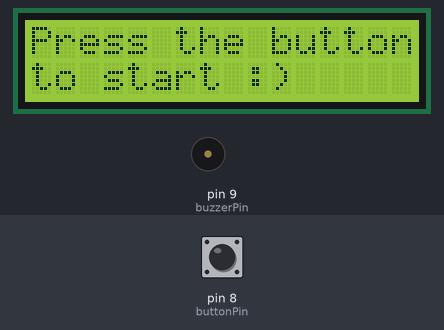
Simulated run of this sketch. Board: Arduino Uno, built with avr-gcc and run on an emulated ATmega328P. On the bench: 16×2 character LCD, buzzer (waves = sounding). The inputs (shaded band) are chosen by the test bench; at power-on: pin 8 (buttonPin) LOW. Random numbers use the default seed unless the sketch sets one.

Above: at 1.2 s.
1.3 s: pin 8 (buttonPin) pulled HIGH for 0.15 s
At 1.79 s:
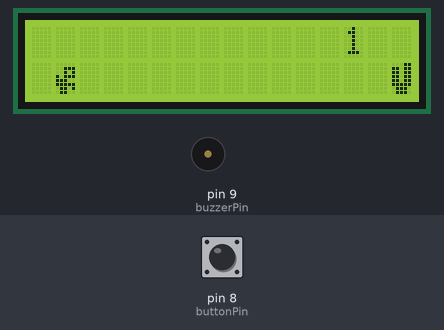
3.4 s: pin 8 (buttonPin) pulled HIGH for 3.2 s
At 6.94 s:
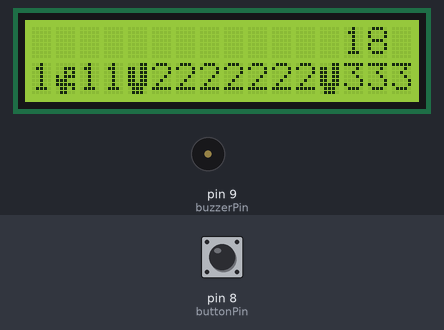
At 8.1 s:
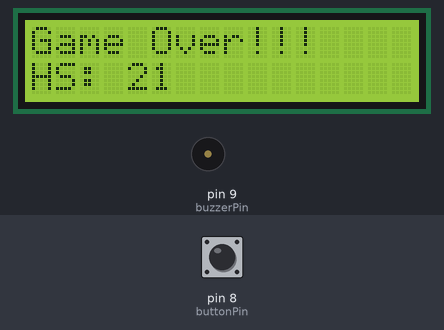
Timing chart, 0 to 9.6 s (numbered marks = the images above; inputs shaded):
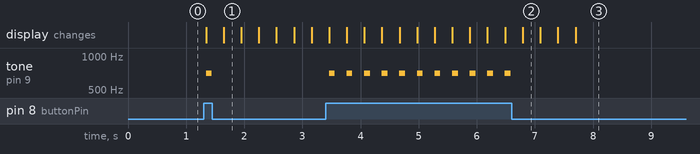

The sketch:

Set-gameDino-v2.ino
```cpp
/*
Week 000

Set - Game Dino on LCD1602

doc A. Savushkin
2.12.21
*/

#include <LiquidCrystal.h>
LiquidCrystal lcd(12, 11, 7, 6, 5, 4);

boolean dinoOnGround = true;  //состояние определяющие находится ли ИГРОК на земле или нет

int buttonPin = 8;            //button player
int buzzerPin = 9;            //buzzer

int buttonState = 0;          //состояние кнопки
int highScore = 0;            //переменная максимального счета
boolean playState = false;    //состояние игрового прооцесса
int dist = 0;                 //начальное состояние переменной dist
int distTwo = 0;              //начальное состояние переменной distTwo
int score = 0;                //начальное состояние счета ИГРОКа score

//массивы данных dino и tree
//определяющие образ ИГРОКа и препятствия
byte dino [8]                 //массив символа dino
  {
    B00000,
    B00111,
    B00101,
    B10111,
    B11100,
    B11111,
    B01101,
    B01100,
  };

byte cactus [8]                 //массив символа cactus
  {
    B00011,
    B11011,
    B11011,
    B11011,
    B11011,
    B11111,
    B01110,
    B01110,
  };

//запускаем функцию setup
//определяющие настройки ввода, вывода и
//координаты c-r вывода символа ИГРОКа
void setup()
  {
    lcd.begin(16, 2);            //инициализируем параметры lcd
    lcd.createChar(7, dino);     //массив данных сохраняем как символ в 7 ячейку с именем dino
    lcd.createChar(6, cactus);   //массив данных сохраняем как символ в 6 ячейку с именем cactus

    lcd.setCursor(0, 1);         //размещаем курсор в c0-r1
    lcd.write(7);                //выводим символ находящийся в ячейке памяти 7

    pinMode(buttonPin, INPUT);   //определяем 8 пин как вход
    pinMode(buzzerPin, OUTPUT);  //определяем 9 пин как выход
  }

//запускаем главный цикл loop - ядро программы
//определяющий состояние playState - кнопки запуска игры
void loop()
  {
    lcd.clear();                           //очищаем lcd экран
    if (digitalRead(buttonPin) == HIGH)    //считываем состояние пина (кнопки)
    {                                      //из п.функции digitalRead и
      playState = true;                    //определяем состояние playState как true
    }
        if (!playState)                    //если состояние playState как НЕ true (НЕ ВЕРНО),
        {                                  //то
          lcd.setCursor(0, 0);             //размещаем курсор в c0-r0 и
          lcd.print("Press the button");   //выводим текст "Press the button",
          lcd.setCursor(0, 1);             //размещаем курсор в c0-r1 и
          lcd.print("to start :)");        //выводим текст "to start :)"
        }
        if (playState)                     //если состояние playState как true (ВЕРНО),
        {                                  //то
          startGame();                     //происходит запуск функции startGame()
        }
    delay(100);                            //определим задержку ядра программы
  }                                        //точка выхода из loop 

//функция описывающая ЦИКЛ игрового процесса
void startGame() {

  lcd.clear();                    //очищаем lcd экран

  dist = random(4, 9);            //определяем переменную dist как рандомное число от 4 до 9
  distTwo = random(4, 9);         //определяем переменную distTwo как рандомное число от 4 до 9


//ЦИКЛ игрового процесса
//интерфейс ЦИКЛа содержит кол-во итерации от 16 до суммы -(dist + distTwo) переменных
//содержащие рандомные числа

for (int i = 16; i >= -(dist + distTwo); i--)
  {
                                  //в начале итерации ЦИКЛа выводим состояние СЧЕТа -
    lcd.setCursor(13, 0);         //размещаем курсор в координатах c13-r0,
    lcd.print(score);             //выводим счет из переменой score
                                  //score имеет приращение ++ после каждой итерации ЦИКЛа for

    //определяем состоянии state
    int state = digitalRead(buttonPin);

    if (state == HIGH)            //если состояние state как HIGH,
    {                             //то
      buttonState = 1;            //определяем состояние buttonState как 1 и
      tone(buzzerPin, 700, 100);  //выводим сигнал на buzzer
    }

    else if (state == LOW)        //если состояние state как LOW,
    {                             //то
      buttonState = 0;            //определяем состояние buttonState как 0
    }

    //согласно состояния state -> buttonState
    //определим действия символа ИГРОК - (7) при нажатии на КНОПКУ

    if (buttonState == 1)         //если состояние buttonState как лог. 1,
    {                             //то
      lcd.setCursor(1, 0);        //размещаем курсор в координатах c1-r0 и
      lcd.write(7);               //выводим символ ИГРОКа,
      lcd.setCursor(1, 1);        //перемещаем курсор в координатах c1-r1 и
      lcd.print(" ");             //выводим символ пробела, что бы затереть след символа (7),
      dinoOnGround = false;       //отмечаем состояние dinoOnGround как false
    }

    else                          //иначе,
    {                             //то
      lcd.setCursor(1, 1);        //размещаем курсор в координатах c1-r1,
      lcd.write(7);               //выводим символ ИГРОКа (7)
      lcd.setCursor(1, 0);        //перемещаем курсор в координаты c1-r0,
      lcd.print(" ");             //выводим символ пробела, что бы затереть след символа (7)
      dinoOnGround = true;        //отмечаем, что ИГРОК находится НА ЗЕМЛЕ
    }

    //выводим препятствия (6)
    //используя для движения по координате c итерации i ЦИКЛа

    lcd.setCursor(i, 1);
    lcd.write(6);
    lcd.setCursor(i + 1, 1);
    lcd.print("1");

    lcd.setCursor(i + dist, 1);
    lcd.write(6);
    lcd.setCursor(i + dist + 1, 1);
    lcd.print("2");

    lcd.setCursor(i + dist + distTwo, 1);
    lcd.write(6);
    lcd.setCursor(i + dist + distTwo + 1, 1);
    lcd.print("3");

//опишем условия столкновения,
//вывода текста Game Over на экран по звершении ИГРЫ и вывода максимального счета

    //условие 1
    if (i == 1 && (dinoOnGround == true))  //если итерация i равна 1 и состояние dinoOnGround как true,
    {                                      //то
      lcd.clear();                         //вызываем п.функцию lcd.clear для очиски экрана и
      lcd.print("Game Over!!!");           //выводим текст Game Over на экран

      if (score > highScore)               //если счет ИГРОКа score больше счета highScore,
          {                                //то
          highScore = score;               //присваиваем значения из score в highScore
          }

      lcd.setCursor(0, 1);                 //размещаем курсор в координатах c0-r1,
      lcd.print("HS: ");                   //выводим текст "HS: " и
      lcd.print(highScore);                //выводим значение из переменной highScore на lcd

      playState = false;                   //изменим состояние playState на false
      delay(5000);                         //выполним задержку кода на 5000 мс
      score = 0;                           //обнулим счёт
      break;                               //выполним выход из ЦИКЛа for
    }

    //условие 2
    else if (i + dist == 1 && (dinoOnGround == true))
    {
      lcd.clear();
      lcd.print("Game Over!!!");

      if (score > highScore)
        {
        highScore = score;
        }

      lcd.setCursor(0, 1);
      lcd.print("HS: ");
      lcd.print(highScore);

      playState = false;
      delay(5000);
      score = 0;
      break;
    }

    //условие 3
    else if (i + dist + distTwo == 1 && (dinoOnGround == true))
    {
      lcd.clear();
      lcd.print("Game Over!!!");

      if (score > highScore)
        {
        highScore = score;
        }

      lcd.setCursor(0, 1);
      lcd.print("HS: ");
      lcd.print(highScore);

      playState = false;
      delay(5000);
      score = 0;
      break;
    }

    //при каждой итерации i ЦИКЛа необходимо
    //увеличить счет score на +1
    score++;                      //увеличиваем состояние счета score на +1
    delay(300);                   //задержка ЦИКЛА ИГРЫ

  }                               //точка выхода из ЦИКЛА ИГРЫ
}
```

Measured:
- after the input at 1.3 s, tone on pin 9 (buzzerPin): silent → 700 Hz at once, → silent 0.10 s later; the display: first changes at once (image 1 shows a later state)
- after the input at 3.4 s, tone on pin 9 (buzzerPin): alternates 700 Hz for 0.10 s and silent for 0.20 s, 22 changes in all, then stays silent, starting after 0.06 s
